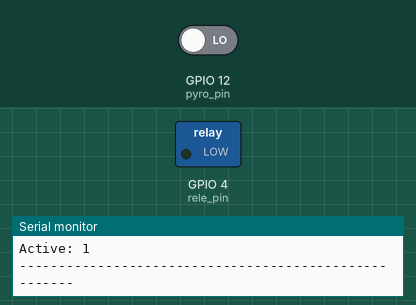
This sketch was run on a simulated ESP8266 (NodeMCU). Shown: switched loads named in the sketch (green lamp = pin HIGH), the last lines printed to the serial monitor. Inputs (shaded band) come from the test bench; at power-on: GPIO 12 (pyro_pin) LOW. WiFi joins after 1.5 s; servers stay silent unless stated; network time is answered at once with the bench clock; uploads are accepted with an empty reply; the local clock reads 2024-03-15 10:24:30 at power-on unless the sketch sets it.

Above: at 2.7 s.
2.8 s: GPIO 12 (pyro_pin) driven HIGH
At 4.2 s:
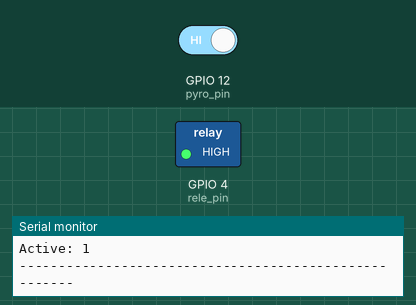
Timing chart, 0 to 5.8 s (numbered marks = the images above; inputs shaded):
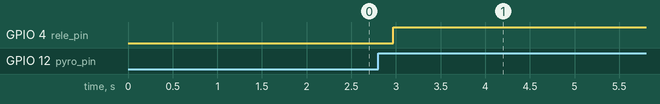

Measured:
- after the input at 2.8 s, GPIO 4 (rele_pin): LOW → HIGH after 0.17 s

The sketch:

AutoLight.ino
```cpp
#include <ArduinoJson.h>
#include <ESP8266HTTPClient.h>
#include <ESP8266WiFi.h>
#include <ESP8266mDNS.h>
#include <WiFiUdp.h>
#include <ArduinoOTA.h>
#include <NTPClient.h>
#include <Time.h>


#define rele_pin 4
#define pyro_pin 12

WiFiClient client;

const char* ssid = "Explabs";
const char* pass = "Huttka12";

const char *host = "http://api.sunrise-sunset.org/json?lat=55.75&lng=37.61";

const unsigned int utcOffsetInSeconds = 44000;
String sunset, sunrise;
unsigned int timer;
bool starting = false;

WiFiUDP ntpUDP;
NTPClient timeClient(ntpUDP, "pool.ntp.org", utcOffsetInSeconds);

void setup() {
  Serial.begin(115200);
  pinMode(rele_pin, OUTPUT);
  pinMode(pyro_pin, INPUT);
  digitalWrite(rele_pin, LOW);
  WiFi.mode(WIFI_STA);
  WiFi.begin(ssid, pass);

  while (WiFi.status() != WL_CONNECTED) {
    delay(500);
    Serial.print(".");
  }

  Serial.println("WiFi Connected");
  timeClient.begin();

  ArduinoOTA.onStart([]() {
    String type;
    if (ArduinoOTA.getCommand() == U_FLASH) {
      type = "sketch";
    } else { // U_FS
      type = "filesystem";
    }

    // NOTE: if updating FS this would be the place to unmount FS using FS.end()
    Serial.println("Start updating " + type);
  });
  ArduinoOTA.onEnd([]() {
    Serial.println("\nEnd");
  });
  ArduinoOTA.onProgress([](unsigned int progress, unsigned int total) {
    Serial.printf("Progress: %u%%\r", (progress / (total / 100)));
  });
  ArduinoOTA.onError([](ota_error_t error) {
    Serial.printf("Error[%u]: ", error);
    if (error == OTA_AUTH_ERROR) {
      Serial.println("Auth Failed");
    } else if (error == OTA_BEGIN_ERROR) {
      Serial.println("Begin Failed");
    } else if (error == OTA_CONNECT_ERROR) {
      Serial.println("Connect Failed");
    } else if (error == OTA_RECEIVE_ERROR) {
      Serial.println("Receive Failed");
    } else if (error == OTA_END_ERROR) {
      Serial.println("End Failed");
    }
  });
  ArduinoOTA.begin();
  Serial.println(WiFi.localIP());
}

void loop() {
  ArduinoOTA.handle();
  timeClient.update();
  Parse();
  int hourSet = 0;
  Serial.println("Realtime: " + (String)timeClient.getFormattedTime());

  if(Minutes(sunset) >= 30)
    hourSet = Hours(sunset) + 1;
  else
    hourSet = Hours(sunset);

  Serial.println("Hour Set: " + (String)hourSet + ";");

  if(timeClient.getHours() < hourSet + 2 && timeClient.getHours() >= Hours(sunrise) + 1)
    starting = false;
  else
    starting = true;

  Serial.println("Millis : " + String(millis()));

  if(starting){
    if(digitalRead(pyro_pin) == 1){
      timer = millis();
      digitalWrite(rele_pin, HIGH);
    }

    if(millis() >= timer + 60000){
      timer = 0;
      digitalWrite(rele_pin, LOW);
    }
  }

  Serial.println("Active: " + (String)starting);
  Serial.println("------------------------------------------------------");
}

void Parse(){
  HTTPClient http;
  http.begin(host);
  int httpCode = http.GET();
  String payload = http.getString();

  if(httpCode == 200)
  {
    const size_t capacity = JSON_OBJECT_SIZE(3) + JSON_ARRAY_SIZE(2) + 60;
    DynamicJsonBuffer jsonBuffer(capacity);

   // Parse JSON object
    JsonObject& root = jsonBuffer.parseObject(payload);
    if (!root.success()) {
      Serial.println(F("Parsing failed!"));
      return;
    }

    sunset = root["results"]["sunset"].as<String>();
    sunrise = root["results"]["sunrise"].as<String>();

    Serial.println("Sunset: " + (String)sunset + "; Sunrise: " + (String)sunrise + ";");
    jsonBuffer.clear();
  }
  else
    Serial.println("Error in response");

  http.end();  //Close connection
}

int Hours(String data){
  int hours = 0;

  if(data[8] == 'P')
    hours = data[0] - '0' + 12;
  else
    hours = data[0] - '0';

  return hours;
}

int Minutes(String data){
  int minutes = 0;
  minutes = (data[2] - '0') * 10 + data[3] - '0';

  return minutes;
}
```
